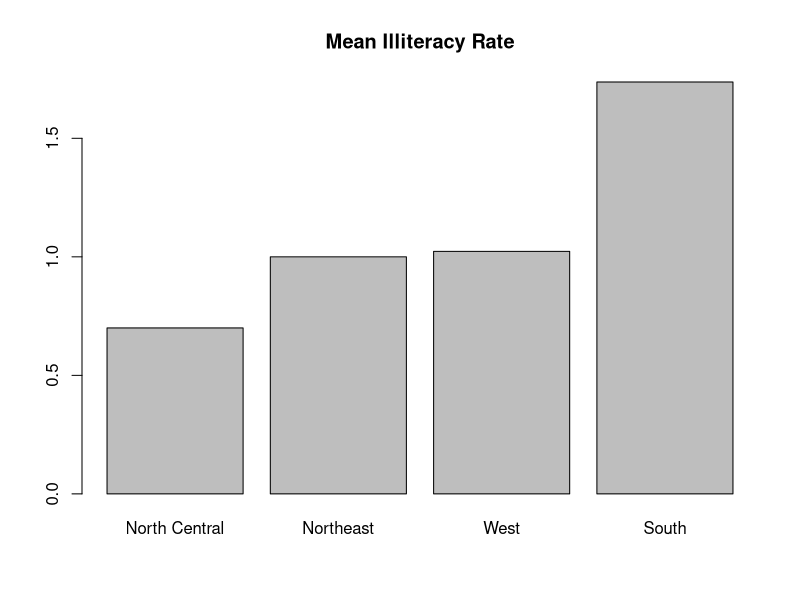
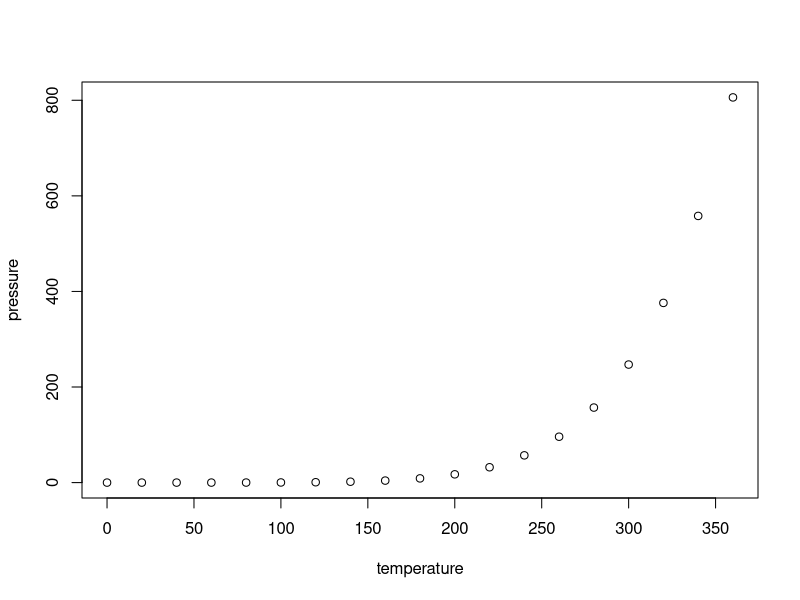

Write R code to recreate these figures, in order.
## ---- chunk 1
knitr::opts_chunk$set(echo = TRUE)
## ---- chunk 2
#6-3排序后均值的条形图
states<-data.frame(state.region,state.x77)
means<-aggregate(states$Illiteracy,by=list(state.region),FUN=mean)
means
means<-means[order(means$x),]
means
barplot(means$x,names.arg=means$Group.1)
title("Mean Illiteracy Rate")
summary(cars)
## ---- chunk 3
plot(pressure)
